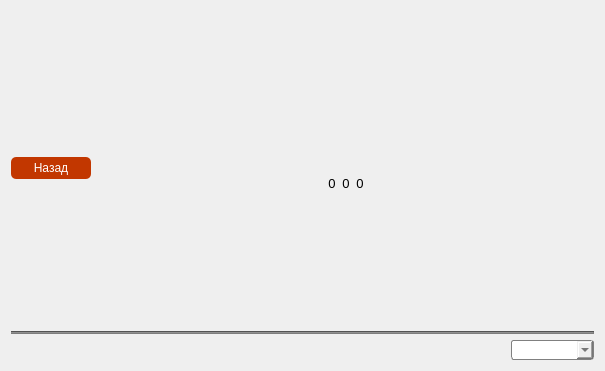
<?xml version="1.0" encoding="UTF-8"?>
<ui version="4.0">
 <class>WgtGraphic</class>
 <widget class="QWidget" name="WgtGraphic">
  <property name="geometry">
   <rect>
    <x>0</x>
    <y>0</y>
    <width>605</width>
    <height>371</height>
   </rect>
  </property>
  <property name="windowTitle">
   <string>Form</string>
  </property>
  <layout class="QVBoxLayout" name="verticalLayout_2">
   <item>
    <layout class="QVBoxLayout" name="verticalLayout">
     <item>
      <layout class="QHBoxLayout" name="horizontalLayout">
       <item>
        <widget class="QPushButton" name="pbtnBackToMenu">
         <property name="sizePolicy">
          <sizepolicy hsizetype="Preferred" vsizetype="Fixed">
           <horstretch>0</horstretch>
           <verstretch>0</verstretch>
          </sizepolicy>
         </property>
         <property name="cursor">
          <cursorShape>PointingHandCursor</cursorShape>
         </property>
         <property name="styleSheet">
          <string notr="true">QPushButton:enabled {
  	background-color: rgb(194, 55, 0);
  	color: white;
	border-radius: 5px;
    border-color: beige;
}

QPushButton {
  	background-color: rgb(98, 98, 98);
  	color: white;
	border-radius: 5px;
    border-color: beige;
	min-width: 80px;
	min-height: 22px;
}

QPushButton:hover {
	background-color: qlineargradient(spread:pad, x1:0, y1:0, x2:1, y2:0, stop:0 rgb(255, 125, 11), stop:1 rgb(255, 188, 17))
}

QPushButton:pressed {
     background-color: rgb(98, 98, 98);
     border-style: inset;
 }</string>
         </property>
         <property name="text">
          <string>Назад</string>
         </property>
        </widget>
       </item>
       <item>
        <spacer name="horizontalSpacer_2">
         <property name="orientation">
          <enum>Qt::Horizontal</enum>
         </property>
         <property name="sizeHint" stdset="0">
          <size>
           <width>40</width>
           <height>20</height>
          </size>
         </property>
        </spacer>
       </item>
       <item>
        <layout class="QVBoxLayout" name="pvbxLayoutRu">
         <property name="spacing">
          <number>0</number>
         </property>
         <item>
          <widget class="QLabel" name="plblFlagRu">
           <property name="maximumSize">
            <size>
             <width>30</width>
             <height>30</height>
            </size>
           </property>
           <property name="frameShape">
            <enum>QFrame::NoFrame</enum>
           </property>
           <property name="frameShadow">
            <enum>QFrame::Plain</enum>
           </property>
           <property name="text">
            <string/>
           </property>
           <property name="pixmap">
            <pixmap resource="../resurce.qrc">:/icons/icons8-russia-48.png</pixmap>
           </property>
           <property name="scaledContents">
            <bool>true</bool>
           </property>
           <property name="alignment">
            <set>Qt::AlignCenter</set>
           </property>
          </widget>
         </item>
         <item alignment="Qt::AlignHCenter">
          <widget class="QLabel" name="plblMoneyRub">
           <property name="font">
            <font>
             <pointsize>10</pointsize>
            </font>
           </property>
           <property name="text">
            <string>0</string>
           </property>
           <property name="alignment">
            <set>Qt::AlignCenter</set>
           </property>
          </widget>
         </item>
        </layout>
       </item>
       <item>
        <layout class="QVBoxLayout" name="pvbxLayoutUs">
         <property name="spacing">
          <number>0</number>
         </property>
         <item>
          <widget class="QLabel" name="plblFlagUs">
           <property name="maximumSize">
            <size>
             <width>30</width>
             <height>30</height>
            </size>
           </property>
           <property name="frameShape">
            <enum>QFrame::NoFrame</enum>
           </property>
           <property name="text">
            <string/>
           </property>
           <property name="pixmap">
            <pixmap resource="../resurce.qrc">:/icons/icons8-usa-48.png</pixmap>
           </property>
           <property name="scaledContents">
            <bool>true</bool>
           </property>
           <property name="alignment">
            <set>Qt::AlignCenter</set>
           </property>
          </widget>
         </item>
         <item alignment="Qt::AlignHCenter">
          <widget class="QLabel" name="plblMoneyDol">
           <property name="font">
            <font>
             <pointsize>10</pointsize>
            </font>
           </property>
           <property name="text">
            <string>0</string>
           </property>
           <property name="alignment">
            <set>Qt::AlignCenter</set>
           </property>
          </widget>
         </item>
        </layout>
       </item>
       <item>
        <layout class="QVBoxLayout" name="pvbxLayoutEur">
         <property name="spacing">
          <number>0</number>
         </property>
         <item>
          <widget class="QLabel" name="plblFlagEu">
           <property name="maximumSize">
            <size>
             <width>30</width>
             <height>30</height>
            </size>
           </property>
           <property name="text">
            <string/>
           </property>
           <property name="pixmap">
            <pixmap resource="../resurce.qrc">:/icons/icons8-europa-48.png</pixmap>
           </property>
           <property name="scaledContents">
            <bool>true</bool>
           </property>
           <property name="alignment">
            <set>Qt::AlignCenter</set>
           </property>
          </widget>
         </item>
         <item alignment="Qt::AlignHCenter">
          <widget class="QLabel" name="plblMoneyEur">
           <property name="font">
            <font>
             <pointsize>10</pointsize>
            </font>
           </property>
           <property name="text">
            <string>0</string>
           </property>
           <property name="alignment">
            <set>Qt::AlignCenter</set>
           </property>
          </widget>
         </item>
        </layout>
       </item>
       <item>
        <spacer name="horizontalSpacer">
         <property name="orientation">
          <enum>Qt::Horizontal</enum>
         </property>
         <property name="sizeHint" stdset="0">
          <size>
           <width>40</width>
           <height>20</height>
          </size>
         </property>
        </spacer>
       </item>
      </layout>
     </item>
     <item>
      <widget class="Line" name="line">
       <property name="styleSheet">
        <string notr="true">background-color: rgb(125, 125, 125)</string>
       </property>
       <property name="frameShadow">
        <enum>QFrame::Sunken</enum>
       </property>
       <property name="orientation">
        <enum>Qt::Horizontal</enum>
       </property>
      </widget>
     </item>
    </layout>
   </item>
   <item>
    <layout class="QGridLayout" name="gridLayout"/>
   </item>
   <item>
    <layout class="QHBoxLayout" name="horizontalLayout_2">
     <item>
      <spacer name="horizontalSpacer_3">
       <property name="orientation">
        <enum>Qt::Horizontal</enum>
       </property>
       <property name="sizeHint" stdset="0">
        <size>
         <width>40</width>
         <height>20</height>
        </size>
       </property>
      </spacer>
     </item>
     <item>
      <widget class="QComboBox" name="comboBoxRates">
       <property name="styleSheet">
        <string notr="true">QComboBox {
     border: 1px solid gray;
     border-radius: 3px;
     padding: 1px 18px 1px 3px;
 }

 QComboBox:editable {
     background: white;
 }

QComboBox:!editable, QComboBox::drop-down:editable {
      background: qlineargradient(x1: 0, y1: 0, x2: 0, y2: 1,
                                  stop: 0 #E1E1E1, stop: 0.4 #DDDDDD,
                                  stop: 0.5 #D8D8D8, stop: 1.0 #D3D3D3);
	color:  rgb(48, 48, 48);
 }

QComboBox:!editable:on, QComboBox::drop-down:editable:on {
     background: qlineargradient(x1: 0, y1: 0, x2: 0, y2: 1,
                                 stop: 0 rgb(79, 79, 79), stop: 0.4 #D8D8D8,
                                 stop: 0.5 #DDDDDD, stop: 1.0 #E1E1E1);
 }

QComboBox:on { /* сдвиг текста, когда раскрывается всплывающий список */
     padding-top: 3px;
     padding-left: 4px;
 }

QComboBox QAbstractItemView {
     border: 2px solid darkgray;
	 color: rgb(48, 48, 48);
	 background-color: rgb(249, 249, 249)
 }</string>
       </property>
      </widget>
     </item>
    </layout>
   </item>
  </layout>
 </widget>
 <resources>
  <include location="../resurce.qrc"/>
 </resources>
 <connections/>
</ui>
